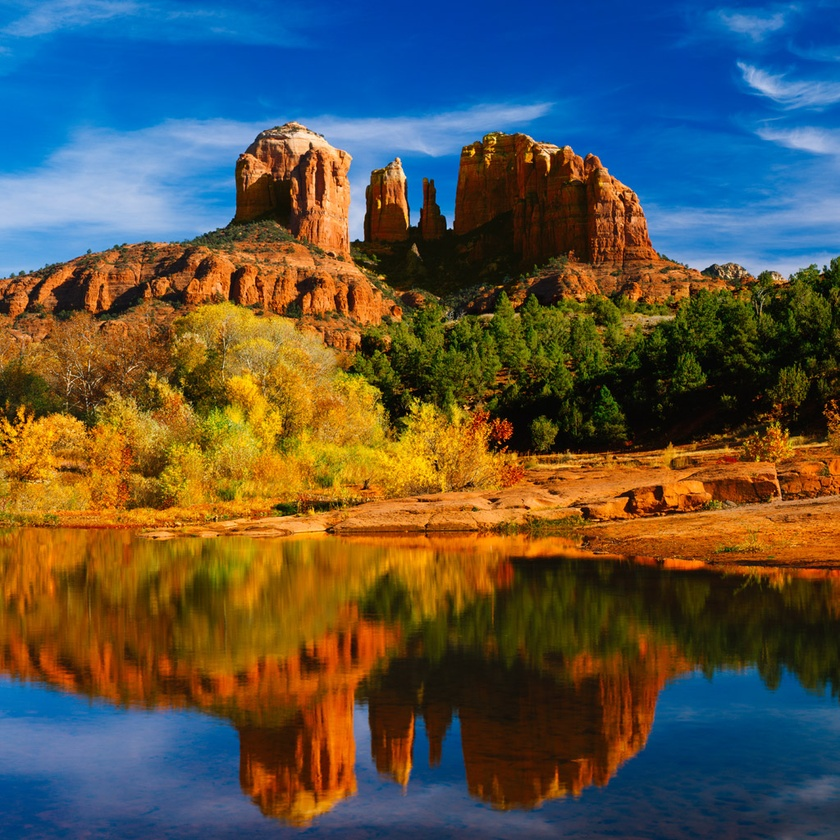
#> input picture ImagenOriginal.jpg, 840 x 840 px, shrunk from 1024 x 1024 before the run
$ python PracticaPyCuda.py ImagenOriginal.jpg out.png ImagenOriginal.jpg
#> lines starting #> are read from the running program, lines starting #| are printed output that depends on the picture
import pycuda.autoinit
import pycuda.driver as drv
import pycuda.compiler as compiler
import numpy as np
import math
import sys
import timeit
import cv2
from PIL import Image

try:
    input_image = str(sys.argv[1])
    output_image = str(sys.argv[2])
    numSigma = str(sys.argv[3])
except IndexError:
    sys.exit("Faltan parametros!!")

try:
    img = cv2.imread(input_image)
#> img is the input picture: shape (840, 840, 3); mean B, G, R 72.2, 84.2, 88.4
    #convirtiendo en scala de gris
    imagenGris=cv2.cvtColor(img, cv2.COLOR_BGR2GRAY)
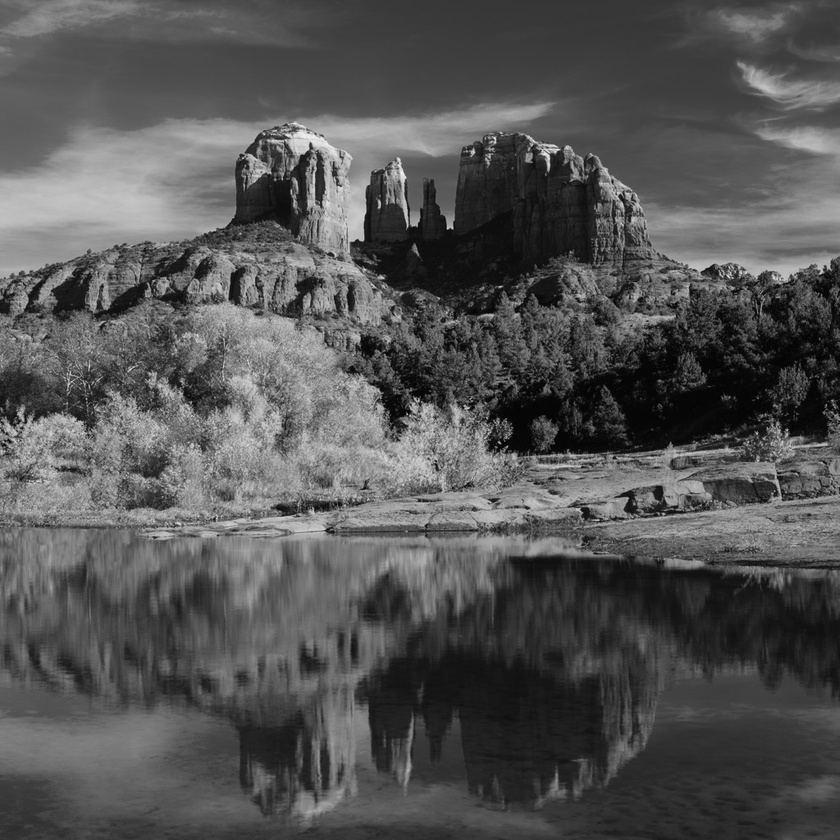
#> imagenGris: shape (840, 840); min 0, max 244, mean 84.1
    input_array = np.array(imagenGris)
    #copiamos todas las columnas y filas de la imagen
    oneCanal = input_array[:, :].copy()
except FileNotFoundError:
    sys.exit("No se encuentra la imagen")


#      generamos en kernel gaussiano       #
#> (the run stopped early here; a loop or call above may not have finished)
